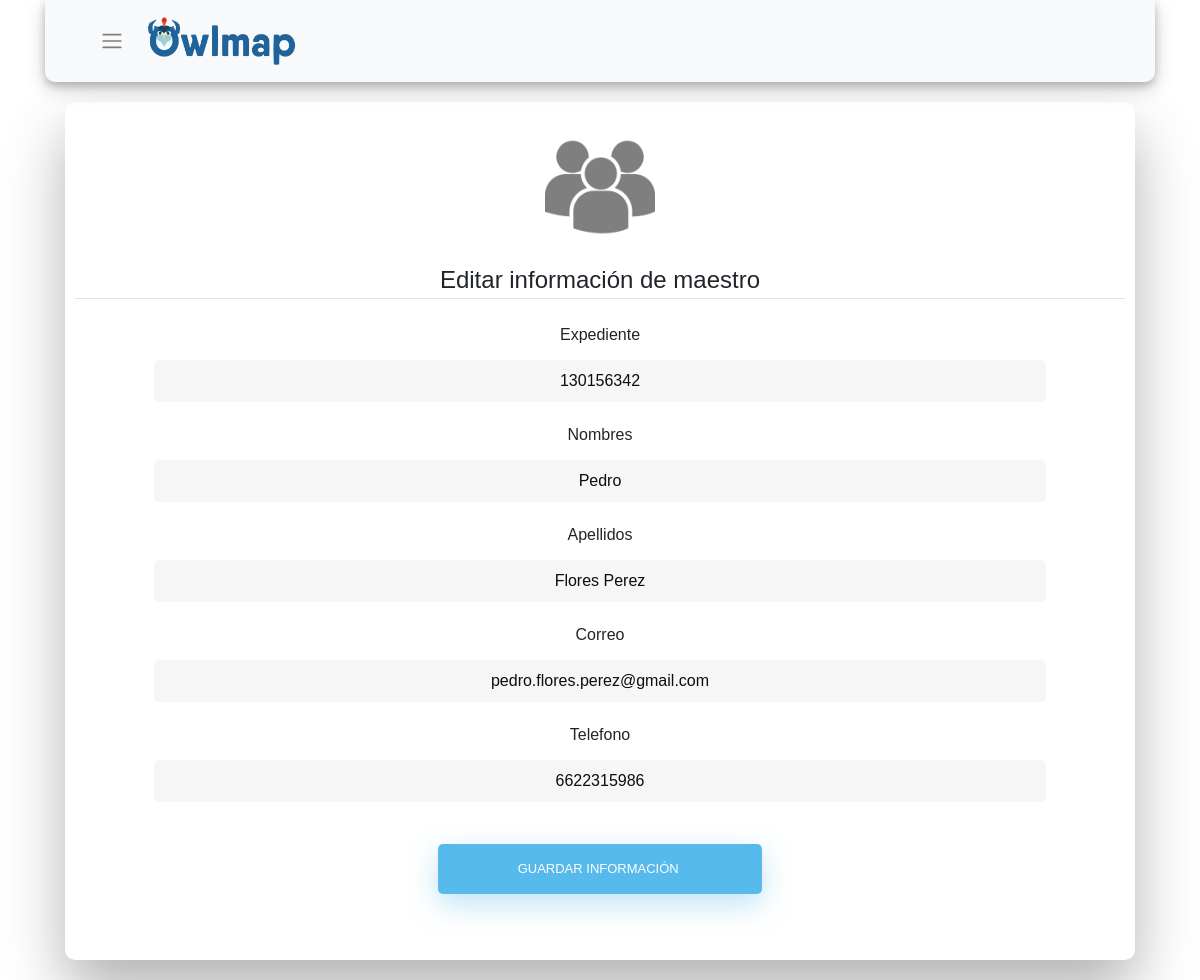
The page /editInfoMaestro/130156342 (signed in) on the database its author committed.
### owlmap/models.py (models this page shows, shortened)
class Maestro(db.Model):
    exp = db.Column(db.Integer, primary_key=True)
    cubo = db.Column(db.Integer, db.ForeignKey('cubiculo.id'), nullable=False)
    nombres = db.Column(db.String(60), nullable=False)
    apellidos = db.Column(db.String(60), nullable=False)
    email = db.Column(db.String(120), unique=True, nullable=False)
    tel = db.Column(db.Integer)

### owlmap/routes.py (the view)
@app.route("/editInfoMaestro/<maestroID>",  methods=['GET', 'POST'])
@login_required
def editInfoMaestro(maestroID):
    maestro = Maestro.query.get(maestroID)
    form = RegistrationFormMaestro()
    cubiculos = Cubiculo.query.all()
    cuboinicial = Cubiculo.query.get(maestro.cubo)
    if cubiculos:
        form.cubo.data = request.form.get('comp_select')
    else:
        form.cubo.data = '--'
    if form.validate_on_submit():
        try:
            maestro.exp = form.exp.data
            maestro.cubo = form.cubo.data
            maestro.nombres = form.nombres.data
            maestro.apellidos = form.apellidos.data
            maestro.email = form.email.data
            maestro.tel = form.tel.data
            db.session.commit()
            flash('Información guardada correctamente', 'success')
            return redirect(url_for('displayInfoMaestros'))
        except:
            db.session.rollback()
            flash('Hubo un error al capturar la información de maestro', 'danger')
    elif request.method == 'GET':
        form.exp.data = maestro.exp
        form.nombres.data = maestro.nombres
        form.apellidos.data = maestro.apellidos
        form.email.data = maestro.email
        form.tel.data = maestro.tel
        form.cubo.data = maestro.cubo
    return render_template('addInfoMaestros.html', form=form, maestro=maestro,
                            title="Editar Información", legend='Editar información de maestro',
                            cubiculos=cubiculos, cuboinicial=cuboinicial)

### owlmap/forms.py
class RegistrationFormMaestro(FlaskForm):
    exp = StringField('Expediente', validators=[Length(min=8, max=12), DataRequired()],
            render_kw={"placeholder": "Expediente"})
    cubo = StringField('Cubiculo', validators=[DataRequired()],
            render_kw={"placeholder": "Cubículo"})
    nombres = StringField('Nombres', validators=[DataRequired()],
            render_kw={"placeholder": "Nombres"})
    apellidos = StringField('Apellidos', validators=[DataRequired()],
            render_kw={"placeholder": "Apellidos"})
    email = StringField('Correo', validators=[Length(min=5, max=60), DataRequired()],
            render_kw={"placeholder": "Correo electrónico"})
    tel = StringField('Telefono', validators=[Length(min=7, max=16), DataRequired()],
            render_kw={"placeholder": "Número de teléfono"})
    submit = SubmitField('Guardar información ')

### owlmap/models.py (called while the page is built)
@login_manager.user_loader
def load_user(user_id):
    return User.query.get(int(user_id))

### owlmap/templates/addInfoMaestros.html (shortened to what this page needs)
{% extends "layout.html" %}
{% block content %}
<div class="container">
  <div class="wrapperAdd fadeInDown">
    <div id="formContentEdit">
      <div class="fadeIn first">
        <img src="{{ url_for('static', filename='images/maestros.png') }}" height="150" width="150" align="middle" style="padding: 20px; opacity: 0.5" >
      </div>
      <div class="content-section">
        <form method="POST" action="">
          <fieldset class="form-group">
            <legend class="border-bottom mb-4">{{ legend }}</legend>
            <div class="form-group">
              {{ form.exp.label(class="form-control-label")}}
              <br>
              {% if form.exp.errors %}
              {{ form.exp(class="form-control form-control-lg is-invalid")}}
              <div class="invalid-feedback">
                {% for error in form.exp.errors %}
                <span>{{error}}</span>
                {% endfor %}
              </div>
              {%else %}
              {{ form.exp(class="form-control form-control-lg", pattern="[0-9]{8,12}" )}}
              {% endif %}
            </div>
            <div class="form-group">
              {{ form.nombres.label(class="form-control-label")}}
              <br>
              {% if form.nombres.errors %}
              {{ form.nombres(class="form-control form-control-lg is-invalid")}}
              <div class="invalid-feedback">
                {% for error in form.nombres.errors %}
                <span>{{error}}</span>
                {% endfor %}
              </div>
              {%else %}
              {{ form.nombres(class="form-control form-control-lg", maxlength="60")}}
              {% endif %}
            </div>
            <div class="form-group">
              {{ form.apellidos.label(class="form-control-label")}}
              <br>
              {% if form.apellidos.errors %}
              {{ form.apellidos(class="form-control form-control-lg is-invalid")}}
              <div class="invalid-feedback">
                {% for error in form.apellidos.errors %}
                <span>{{error}}</span>
                {% endfor %}
              </div>
              {%else %}
              {{ form.apellidos(class="form-control form-control-lg", maxlength="60")}}
              {% endif %}
            </div>
            <div class="form-group">
              {{ form.email.label(class="form-control-label")}}
              <br>
              {% if form.email.errors %}
              {{ form.email(class="form-control form-control-lg is-invalid")}}
              <div class="invalid-feedback">
                {% for error in form.email.errors %}
                <span>{{error}}</span>
                {% endfor %}
              </div>
              {%else %}
              {{ form.email(class="form-control form-control-lg", pattern="[a-z0-9._%+-]+@[a-z0-9.-]+\.[a-z]{2,4}$" )}}
              {% endif %}
            </div>
            <div class="form-group">
              {{ form.tel.label(class="form-control-label")}}
              <br>
              {% if form.tel.errors %}
              {{ form.tel(class="form-control form-control-lg is-invalid")}}
              <div class="invalid-feedback">
                {% for error in form.tel.errors %}
                <span>{{error}}</span>
                {% endfor %}
              </div>
              {%else %}
              {{ form.tel(class="form-control form-control-lg", pattern="[0-9]{8,16}")}}
              {% endif %}
            </div>
          </fieldset>
          <div class="form-group">
            {{form.submit(class="btn btn-outline-info")}}
          </div>
        </form>
      </div>
    </div>
  </div>
</div>
{% endblock content %}

### rows shown on the page
Maestro: exp "130156342", nombres "Pedro", apellidos "Flores Perez", email "pedro.flores.perez@gmail.com", tel "6622315986"

### other values the page prints
{{ legend }} "Editar información de maestro"
